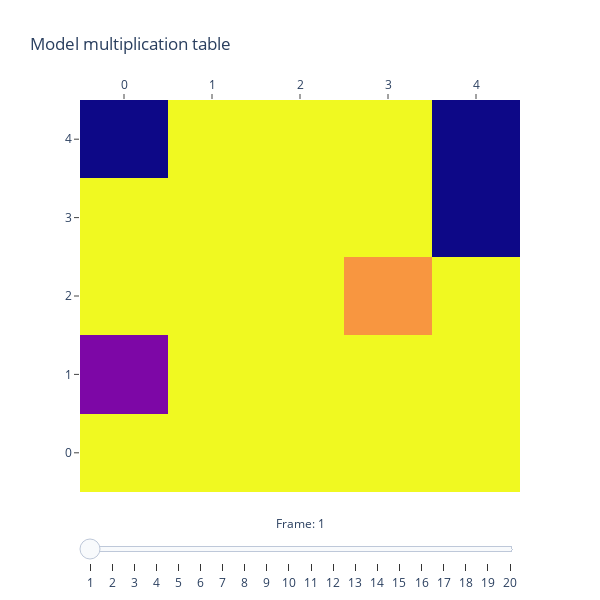

Write notebook code for a chart like this one.
### Code cell
fig = plot_table(models, params)
fig.show()

### Figure 1 — Plotly figure (JSON) as saved in the notebook; plotly's stock layout.template omitted (floating-point values rounded to 4 significant figures)
{"data": [{"customdata": [[4, 4, 4, 4, 4], [1, 4, 4, 4, 4], [4, 4, 4, 3, 4], [4, 4, 4, 4, 0], [0, 4, 4, 4, 0]], "hovertemplate": "x=%{x}<br>y=%{y}<br>z=%{customdata}<extra></extra>", "showscale": false, "type": "heatmap", "x": ["0", "1", "2", "3", "4"], "y": ["0", "1", "2", "3", "4"], "z": [[4, 4, 4, 4, 4], [1, 4, 4, 4, 4], [4, 4, 4, 3, 4], [4, 4, 4, 4, 0], [0, 4, 4, 4, 0]]}], "layout": {"height": 600, "sliders": [{"active": 0, "currentvalue": {"font": {"size": 12}, "prefix": "Frame: ", "visible": true, "xanchor": "center"}, "len": 1, "steps": [{"args": [["frame0"], {"frame": {"duration": 300, "redraw": true}, "mode": "immediate", "transition": {"duration": 300}}], "label": "1", "method": "animate"}, {"args": [["frame1"], {"frame": {"duration": 300, "redraw": true}, "mode": "immediate", "transition": {"duration": 300}}], "label": "2", "method": "animate"}, {"args": [["frame2"], {"frame": {"duration": 300, "redraw": true}, "mode": "immediate", "transition": {"duration": 300}}], "label": "3", "method": "animate"}, {"args": [["frame3"], {"frame": {"duration": 300, "redraw": true}, "mode": "immediate", "transition": {"duration": 300}}], "label": "4", "method": "animate"}, {"args": [["frame4"], {"frame": {"duration": 300, "redraw": true}, "mode": "immediate", "transition": {"duration": 300}}], "label": "5", "method": "animate"}, {"args": [["frame5"], {"frame": {"duration": 300, "redraw": true}, "mode": "immediate", "transition": {"duration": 300}}], "label": "6", "method": "animate"}, {"args": [["frame6"], {"frame": {"duration": 300, "redraw": true}, "mode": "immediate", "transition": {"duration": 300}}], "label": "7", "method": "animate"}, {"args": [["frame7"], {"frame": {"duration": 300, "redraw": true}, "mode": "immediate", "transition": {"duration": 300}}], "label": "8", "method": "animate"}, {"args": [["frame8"], {"frame": {"duration": 300, "redraw": true}, "mode": "immediate", "transition": {"duration": 300}}], "label": "9", "method": "animate"}, {"args": [["frame9"], {"frame": {"duration": 300, "redraw": true}, "mode": "immediate", "transition": {"duration": 300}}], "label": "10", "method": "animate"}, {"args": [["frame10"], {"frame": {"duration": 300, "redraw": true}, "mode": "immediate", "transition": {"duration": 300}}], "label": "11", "method": "animate"}, {"args": [["frame11"], {"frame": {"duration": 300, "redraw": true}, "mode": "immediate", "transition": {"duration": 300}}], "label": "12", "method": "animate"}, {"args": [["frame12"], {"frame": {"duration": 300, "redraw": true}, "mode": "immediate", "transition": {"duration": 300}}], "label": "13", "method": "animate"}, {"args": [["frame13"], {"frame": {"duration": 300, "redraw": true}, "mode": "immediate", "transition": {"duration": 300}}], "label": "14", "method": "animate"}, {"args": [["frame14"], {"frame": {"duration": 300, "redraw": true}, "mode": "immediate", "transition": {"duration": 300}}], "label": "15", "method": "animate"}, {"args": [["frame15"], {"frame": {"duration": 300, "redraw": true}, "mode": "immediate", "transition": {"duration": 300}}], "label": "16", "method": "animate"}, {"args": [["frame16"], {"frame": {"duration": 300, "redraw": true}, "mode": "immediate", "transition": {"duration": 300}}], "label": "17", "method": "animate"}, {"args": [["frame17"], {"frame": {"duration": 300, "redraw": true}, "mode": "immediate", "transition": {"duration": 300}}], "label": "18", "method": "animate"}, {"args": [["frame18"], {"frame": {"duration": 300, "redraw": true}, "mode": "immediate", "transition": {"duration": 300}}], "label": "19", "method": "animate"}, {"args": [["frame19"], {"frame": {"duration": 300, "redraw": true}, "mode": "immediate", "transition": {"duration": 300}}], "label": "20", "method": "animate"}], "transition": {"duration": 300}, "x": 0, "y": 0}], "title": {"text": "Model multiplication table"}, "width": 600, "xaxis": {"autorange": true, "range": [-0.5, 4.5], "showgrid": true, "side": "top", "tickmode": "array", "ticks": "outside", "ticktext": ["0", "1", "2", "3", "4"], "tickvals": [0, 1, 2, 3, 4], "type": "category"}, "yaxis": {"autorange": true, "range": [-0.5, 4.5], "showgrid": true, "side": "left", "tickmode": "array", "ticks": "outside", "ticktext": ["0", "1", "2", "3", "4"], "tickvals": [0, 1, 2, 3, 4], "type": "category"}}}
